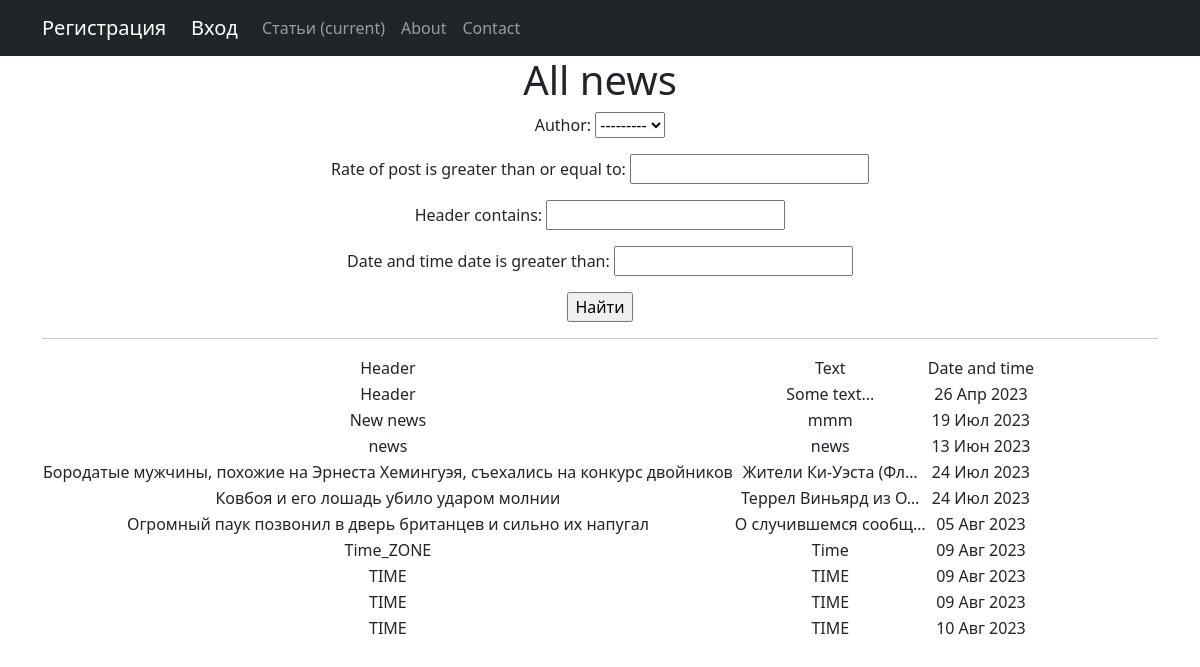
Page /news/search/ on the earlier database version.
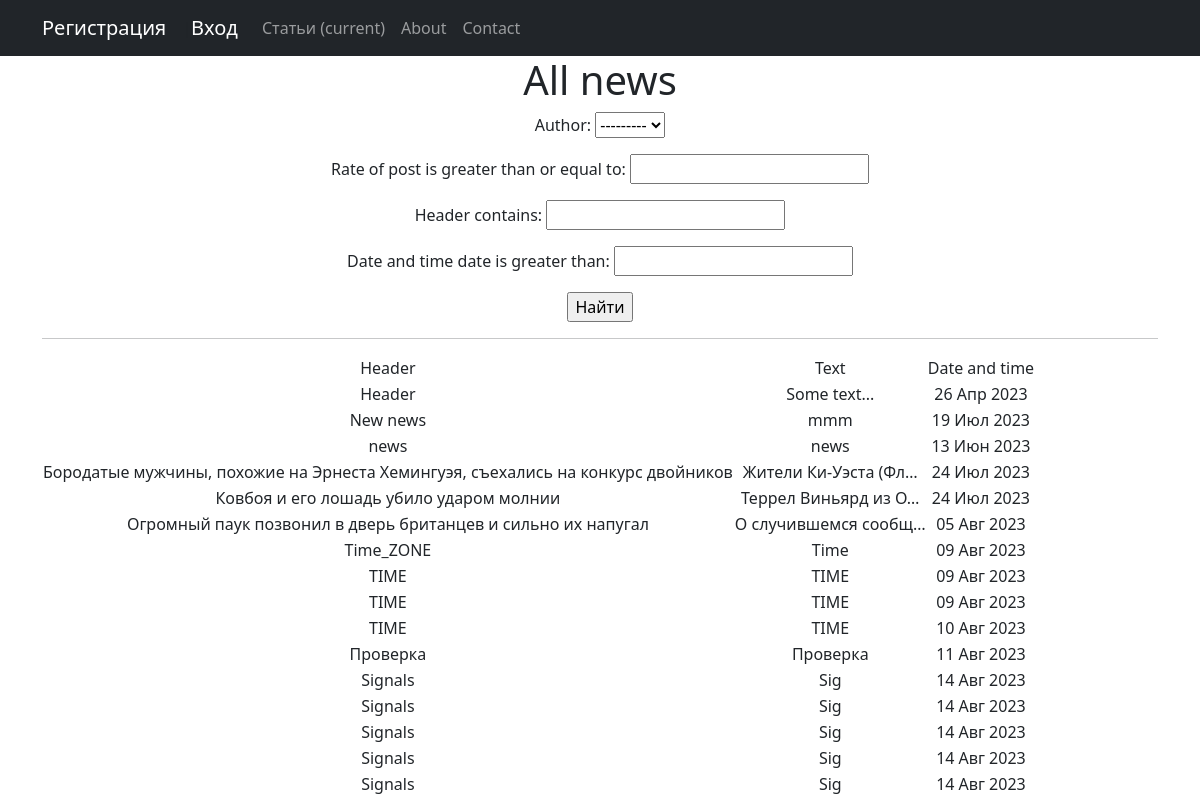
Same page on the later database version.
### news/models.py (models this page shows, shortened)
class Post(models.Model):
    article_or_news = models.CharField(max_length=2, choices=CHOICES)
    date_and_time = models.DateTimeField(default=timezone.now)
    header = models.CharField(max_length=255)
    text = models.TextField()
    rate_of_post = models.IntegerField(default=0)
    category = models.ManyToManyField(Category, through='PostCategory', related_name='get_posts')
    author = models.ForeignKey(Author, on_delete=models.CASCADE)

### news/views.py (the view)
# urls.py: path('news/search/', PostSearch.as_view(), name='post_search'),
class PostSearch(ListView):
    model = Post
    template_name = 'search.html'
    context_object_name = 'news'
    def get_queryset(self):
        queryset = super().get_queryset()
        self.filterset = PostFilter(self.request.GET, queryset)
        return self.filterset.qs
    def get_context_data(self, **kwargs):
        context = super().get_context_data(**kwargs)
        context['filterset'] = self.filterset
        return context

### news/models.py (called while the page is built)
    def __str__(self):
        return self.user.username

### news/templatetags/custom_filters.py (called while the page is built)
@register.filter()
def censor(value):
   nvalue = str(value)
   nvalue = nvalue.split()
   for i in range(len(nvalue)):
      word = nvalue[i].lower()
      if word in bad_words:
         nvalue[i] = (nvalue[i][0] + '*'*(len(nvalue[i])-1))
   return ' '.join(nvalue)

### templates/search.html (shortened to what this page needs)
{% extends 'flatpages/default.html' %}
{% load custom_filters %}
{% load  custom_tags%}
{% block content %}
    <h1>All news</h1>
    <form action="" method="get">
        {{ filterset.form.as_p }}
        <input type="submit" value="Найти" />
   </form>
    <hr>
    {% if news %}
        <table>
            <tr>
                <td>Header</td>
                <td>Text</td>
                <td>Date and time</td>
            </tr>
            {% for new in news %}
                <tr>
                    <td>{{new.header|censor}}</td>
                    <td>{{new.text|truncatechars:20|censor}}</td>
                    <td>{{new.date_and_time|date:'d M Y'}}</td>
                </tr>
            {% endfor %}
        </table>
    {% else %}
        <p>No news</p>
    {% endif %}
{% endblock content %}

Differences in the rows shown:
added Post: header|censor "Проверка", text|censor "Проверка", date_and_time "11 Авг 2023"
added Post: header|censor "Signals", text|censor "Sig", date_and_time "14 Авг 2023"
added Post: header|censor "Signals", text|censor "Sig", date_and_time "14 Авг 2023"
added Post: header|censor "Signals", text|censor "Sig", date_and_time "14 Авг 2023"
added Post: header|censor "Signals", text|censor "Sig", date_and_time "14 Авг 2023"
added Post: header|censor "Signals", text|censor "Sig", date_and_time "14 Авг 2023"
